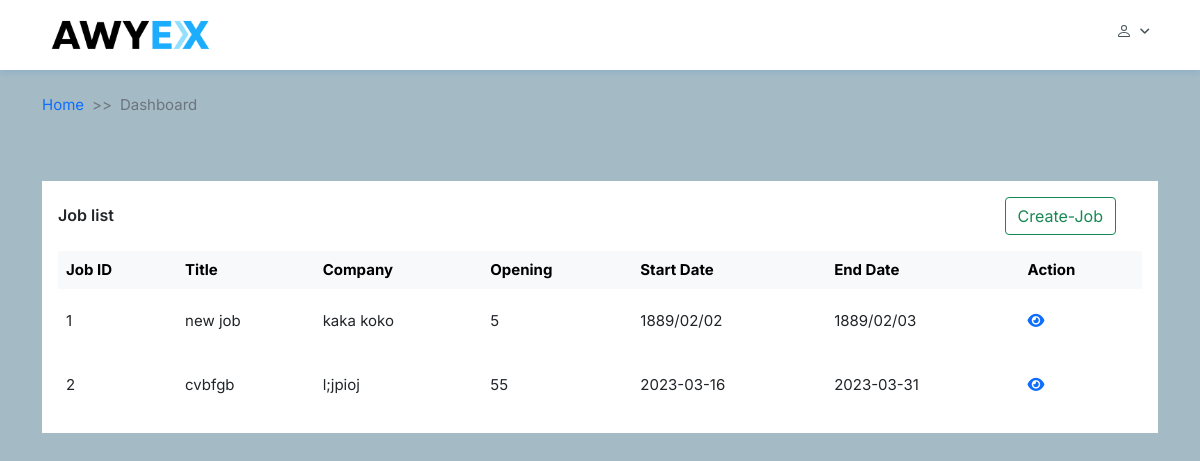
The page /admin_dash on the database as committed earlier.
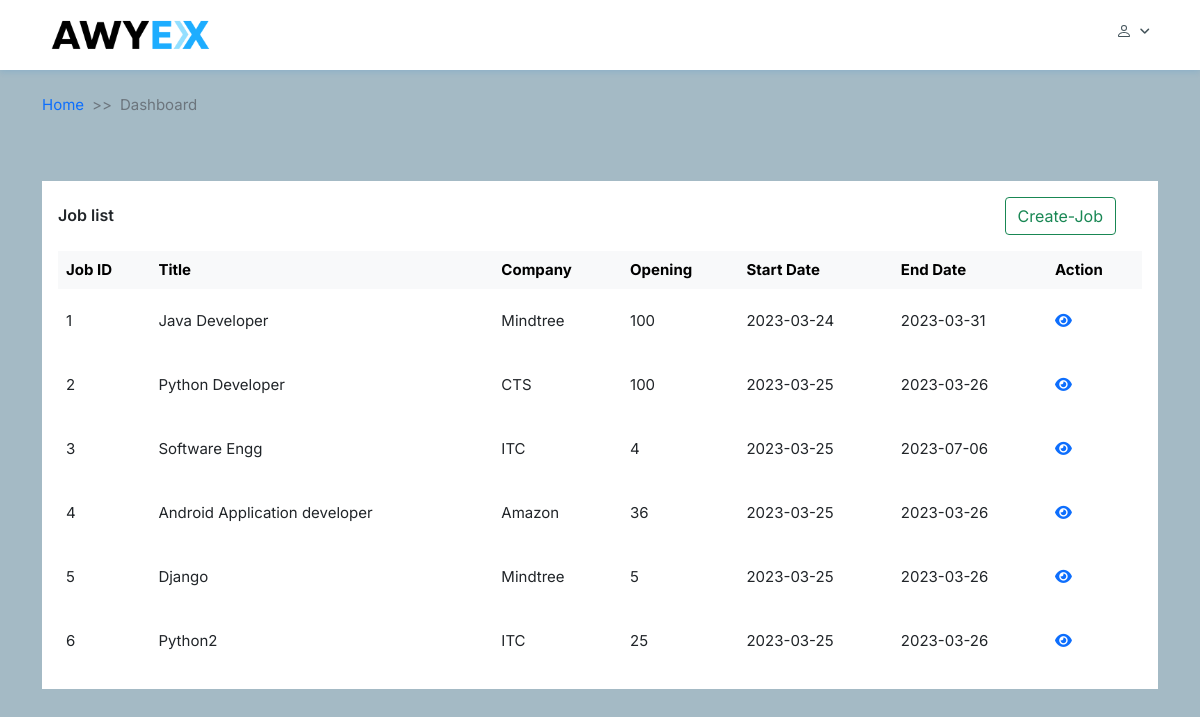
The same page on the database as committed later.
### common/models.py (models this page shows, shortened)
class Jobs(models.Model):
	title = models.CharField(max_length=255, null=True, blank=True)
	package= models.CharField(max_length=255, null=True, blank=True)
	company = models.CharField(max_length=255, null=True, blank=True)
	openings = models.CharField(max_length=255, null=True, blank=True)
	profile = models.CharField(max_length=255, null=True, blank=True)
	start_date = models.CharField(max_length=255, null=True, blank=True)
	end_date = models.CharField(max_length=255, null=True, blank=True)
	minimum_cgpa = models.CharField(max_length=255, null=True, blank=True)

### common/views.py (the view)
# urls.py: path('admin_dash',AdminDashboard.as_view(), name="admin_dash"),
class AdminDashboard(View):
    template= 'admin/admin_dashboard.html'
    form = JobsForm
    model= Jobs
    def get(self, request):
        job_list= Jobs.objects.all().order_by('id')
        context= {
            'job_list':job_list,
            'form':self.form
        }
        return render(request, self.template, context)

### templates/admin/admin_dashboard.html (shortened to what this page needs)
{% extends "starter.html" %}
{% load static %}
{% load joblist %}
{% block content %}
  <section class="table-list">
    <div class="container">
      <div class="row">
        <div class="col-12">
          <div class="card">
            <div class="card-body">
              <div class="card-widght">
                <div class="d-flex align-items-center">
                  <h4 class="header-title mb-0">Job list</h4>
                 </div>
                 <div class="search">
                  <a>
                    <button type="button" class="btn btn-outline-success" data-bs-toggle="modal" data-bs-target="#create_job">Create-Job</button>
                  </a>
                </div>
              </div>
              <div id="cardCollpase4" class="collapse show">
                <div class="table-responsive pt-3">
                  <table class="table table-centered table-nowrap table-borderless mb-0 table-hover">
                    <thead class="table-light">
                      <tr>
                        <th>Job ID</th>
                        <th>Title</th>
                        <th>Company</th>
                        <th>Opening</th>
                        <th>Start Date</th>
                        <th>End Date</th>
                        <th>Action</th>
                      </tr>
                    </thead>
                    <tbody>
                    {% for job in job_list %}
                      <tr>
                        <td>{{job.id}}</td>
                        <td>{{job.title}}</td>
                        <td>{{job.company}}</td>
                        <td>{{job.openings}}</td>
                         <td>{{job.start_date}}</td>
                         <td>{{job.end_date}}</td>
                        <td>
                          <a target="_blank" href="{% url 'common:applied_student_list' %}?job_id={{job.id}}"><i class="fa-solid fa-eye"></i></a>
                        </td>
                      </tr>
                    {% endfor %}
                    </tbody>
                  </table>
                </div>
              </div>
            </div>
          </div>
        </div>
      </div>
    </div>
  </section>
{% endblock content %}

Rows that differ between the two databases and show on the page:
changed Jobs id 1: title "new job" → "Java Developer"; company "kaka koko" → "Mindtree"; openings "5" → "100"; start_date "1889/02/02" → "2023-03-24"; end_date "1889/02/03" → "2023-03-31"
changed Jobs id 2: title "cvbfgb" → "Python Developer"; company "l;jpioj" → "CTS"; openings "55" → "100"; start_date "2023-03-16" → "2023-03-25"; end_date "2023-03-31" → "2023-03-26"
added Jobs: id "3", title "Software Engg", company "ITC", openings "4", start_date "2023-03-25", end_date "2023-07-06"
added Jobs: id "4", title "Android Application developer", company "Amazon", openings "36", start_date "2023-03-25", end_date "2023-03-26"
added Jobs: id "5", title "Django", company "Mindtree", openings "5", start_date "2023-03-25", end_date "2023-03-26"
added Jobs: id "6", title "Python2", company "ITC", openings "25", start_date "2023-03-25", end_date "2023-03-26"
